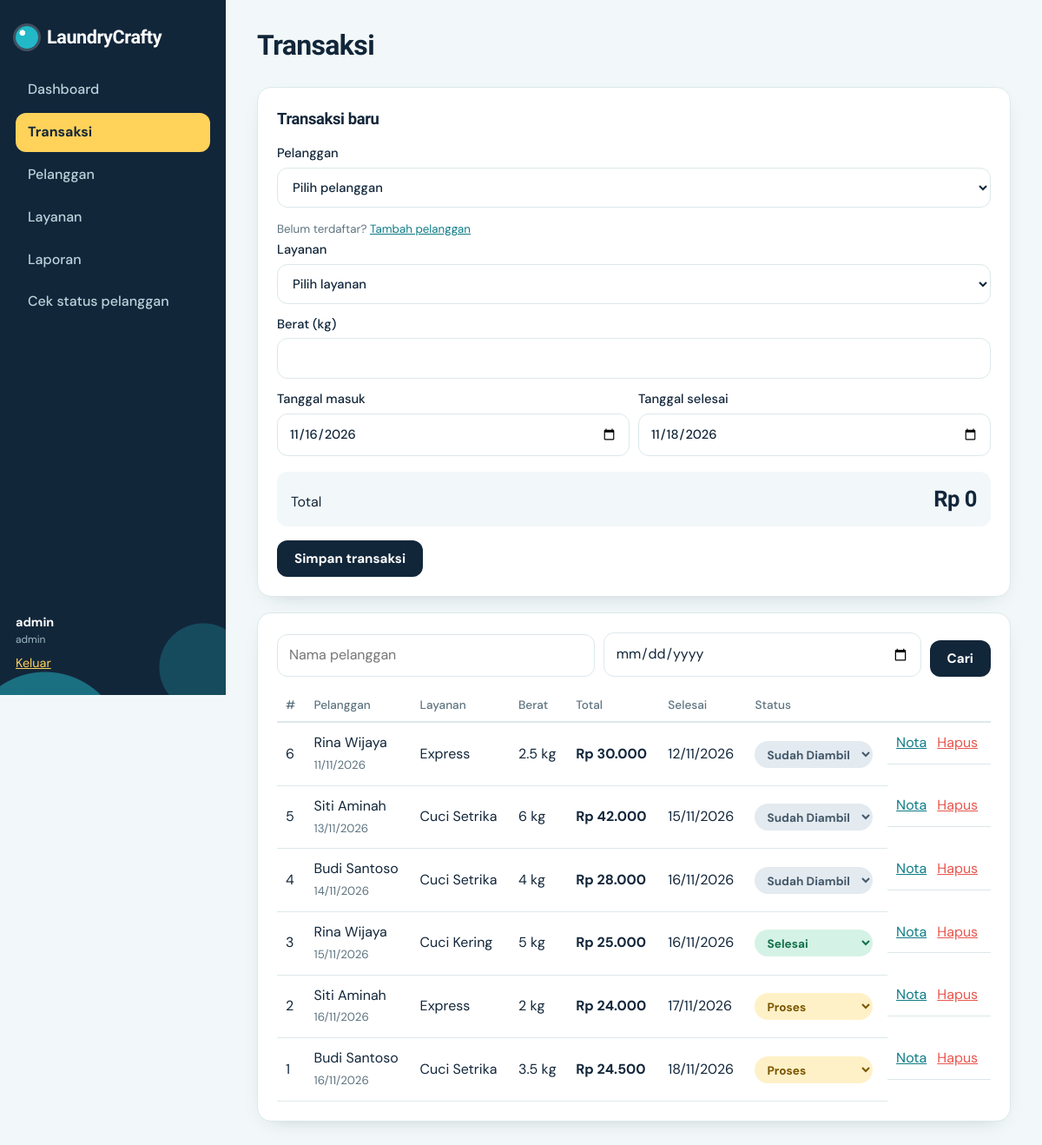
The page /transaksi.php (signed in) on the database its author committed.
### tables this page shows
CREATE TABLE transaksi(id_transaksi INT AUTO_INCREMENT PRIMARY KEY,id_pelanggan INT NOT NULL,id_layanan INT NOT NULL,tanggal_masuk DATE NOT NULL,tanggal_selesai DATE NOT NULL,berat DECIMAL(5,1) NOT NULL,total_harga INT NOT NULL,status ENUM('Proses','Selesai','Sudah Diambil') NOT NULL DEFAULT 'Proses',INDEX(tanggal_masuk),
 FOREIGN KEY(id_pelanggan) REFERENCES pelanggan(id_pelanggan) ON DELETE RESTRICT,FOREIGN KEY(id_layanan) REFERENCES layanan(id_layanan) ON DELETE RESTRICT);

CREATE TABLE pelanggan(id_pelanggan INT AUTO_INCREMENT PRIMARY KEY,nama VARCHAR(100) NOT NULL,alamat TEXT,no_hp VARCHAR(16) NOT NULL,INDEX(nama));

CREATE TABLE layanan(id_layanan INT AUTO_INCREMENT PRIMARY KEY,nama_layanan VARCHAR(50) NOT NULL,harga_per_kg INT NOT NULL);

### transaksi.php (the view, shortened to what this page needs)
<?php require 'lib.php';auth();
$s=trim($_GET['q']??'');$tg=$_GET['tgl']??'';$w='1';$ar=[];
$rows=q("SELECT t.*,p.nama,l.nama_layanan FROM transaksi t JOIN pelanggan p USING(id_pelanggan) JOIN layanan l USING(id_layanan) WHERE $w ORDER BY t.id_transaksi DESC LIMIT 100",$ar)->fetchAll();
$pl=q('SELECT id_pelanggan,nama FROM pelanggan ORDER BY nama')->fetchAll();$ly=q('SELECT * FROM layanan ORDER BY harga_per_kg')->fetchAll();
top('Transaksi','transaksi');?>
<div class="grid2 side-form"><form method="post" class="card" data-validate><h3>Transaksi baru</h3><?=field()?><input type="hidden" name="action" value="add">
<label>Pelanggan<select name="id_pelanggan" required><option value="">Pilih pelanggan</option><?php foreach($pl as $p)echo '<option value="'.$p['id_pelanggan'].'">'.e($p['nama']).'</option>'?></select></label>
<small class="muted">Belum terdaftar? <a href="pelanggan.php">Tambah pelanggan</a></small>
<label>Layanan<select name="id_layanan" id="layanan" required><option value="">Pilih layanan</option></select></label>
<label>Berat (kg)<input type="number" name="berat" id="berat" step="0.1" min="0.1" max="100" required></label>
<div class="two"><label>Tanggal masuk<input type="date" name="tanggal_masuk" value="<?=date('Y-m-d')?>" required></label><label>Tanggal selesai<input type="date" name="tanggal_selesai" value="<?=date('Y-m-d',strtotime('+2 day'))?>" required></label></div>
<div class="total">Total <b id="total">Rp 0</b></div><button class="btn">Simpan transaksi</button></form>
<section class="card"><form class="search"><input name="q" placeholder="Nama pelanggan" value="<?=e($s)?>"><input type="date" name="tgl" value="<?=e($tg)?>"><button class="btn">Cari</button></form>
<div class="tw"><table><tr><th>#</th><th>Pelanggan</th><th>Layanan</th><th>Berat</th><th>Total</th><th>Selesai</th><th>Status</th><th></th></tr>
<?php foreach($rows as $r):?><tr><td><?=$r['id_transaksi']?></td><td><?=e($r['nama'])?><br><small class="muted"><?=tgl($r['tanggal_masuk'])?></small></td><td><?=e($r['nama_layanan'])?></td><td><?=$r['berat']+0?> kg</td><td><b><?=rp($r['total_harga'])?></b></td><td><?=tgl($r['tanggal_selesai'])?></td>
<td><form method="post"><select name="status" class="st s-<?=strtolower(str_replace(' ','',$r['status']))?>" data-autosubmit><?php foreach(ST as $x)echo '<option'.($x===$r['status']?' selected':'').'>'.$x.'</option>'?></select></form></td>
<td class="act"><a href="nota.php?id=<?=$r['id_transaksi']?>" target="_blank">Nota</a><?php if($_SESSION['u']['role']==='admin'):?><form method="post"><button class="lnk danger" data-confirm="Hapus transaksi #<?=$r['id_transaksi']?>?">Hapus</button></form><?php endif?></td></tr>
<?php endforeach;if(!$rows)echo '<tr><td colspan="8" class="muted">Tidak ada transaksi yang cocok.</td></tr>'?></table></div></section></div>

### assets/css/style.css (style rules this page uses)
:root { --ink:#12263A;--tide:#0E7C86;--aqua:#22B8C7;--foam:#F2F8F9;--line:#DCE8EB;--lemon:#FFD25A;--coral:#E8564E;--ok:#1E9E6A;--mut:#5E7480;--r:16px }
* { box-sizing:border-box }
body { margin:0;font:16px/1.55 'DM Sans',system-ui,sans-serif;color:var(--ink);background:var(--foam) }
h1,h2,h3,.brand,.stat b,.total b { font-family:'Bricolage Grotesque',sans-serif;letter-spacing:-.02em }
a { color:var(--tide) }
.muted { color:var(--mut) }
.card { background:#fff;border:1px solid var(--line);border-radius:var(--r);padding:22px;box-shadow:0 8px 24px -16px rgba(18,38,58,.35) }
.card h3 { margin:0 0 14px;font-size:1.15rem }
.grid2 { display:grid;grid-template-columns:2fr 1.1fr;gap:18px;align-items:start }
.side-form { grid-template-columns:minmax(280px,360px) minmax(0,1fr) }
.grid2>* { min-width:0 }
label { display:block;font-weight:500;font-size:.92rem;margin-bottom:12px }
input,select,textarea { width:100%;min-width:0;max-width:100%;margin-top:5px;padding:11px 13px;border:1.5px solid var(--line);border-radius:12px;font:inherit;background:#fff;color:var(--ink) }
.two { display:grid;grid-template-columns:repeat(auto-fit,minmax(150px,1fr));gap:10px }
.btn { display:inline-block;background:var(--ink);color:#fff;border:0;border-radius:12px;padding:11px 20px;font:700 .95rem 'DM Sans';cursor:pointer;text-decoration:none }
.search { display:flex;gap:10px;align-items:end;flex-wrap:wrap;margin-bottom:14px }
.search input,.search select { margin:0;flex:1;min-width:140px }
.tw { overflow-x:auto }
table { width:100%;border-collapse:collapse }
th { text-align:left;font-size:.85rem;color:var(--mut);font-weight:500;padding:8px 10px;border-bottom:2px solid var(--line) }
td { padding:11px 10px;border-bottom:1px solid var(--line);vertical-align:middle }
.act { display:flex;gap:12px;align-items:center;white-space:nowrap }
.act form { margin:0 }
.lnk { background:none;border:0;font:inherit;cursor:pointer;color:var(--tide);padding:0;text-decoration:underline }
.lnk.danger { color:var(--coral) }
.badge,.st { display:inline-block;border-radius:999px;padding:3px 12px;font-size:.85rem;font-weight:700;border:0;width:auto;margin:0 }
.s-proses { background:#FFF1C7;color:#7A5600 }
.s-selesai { background:#D5F2E6;color:#12704A }
.s-sudahdiambil { background:#E3EAF0;color:#44596A }
.st { padding:6px 10px;cursor:pointer }
.total { display:flex;justify-content:space-between;align-items:baseline;background:var(--foam);border-radius:12px;padding:12px 16px;margin:6px 0 16px }
.total b { font-size:1.6rem }
@media (max-width:1200px) { .side-form { grid-template-columns:1fr } }

### rows shown on the page
transaksi: id_transaksi "6", id_pelanggan.nama "Rina Wijaya", tanggal_masuk "11/11/2026", id_layanan.nama_layanan "Express", $r['berat']+0 "2.5", total_harga "Rp 30.000", tanggal_selesai "12/11/2026", status "Sudah Diambil"
transaksi: id_transaksi "5", id_pelanggan.nama "Siti Aminah", tanggal_masuk "13/11/2026", id_layanan.nama_layanan "Cuci Setrika", $r['berat']+0 "6", total_harga "Rp 42.000", tanggal_selesai "15/11/2026", status "Sudah Diambil"
transaksi: id_transaksi "4", id_pelanggan.nama "Budi Santoso", tanggal_masuk "14/11/2026", id_layanan.nama_layanan "Cuci Setrika", $r['berat']+0 "4", total_harga "Rp 28.000", tanggal_selesai "16/11/2026", status "Sudah Diambil"
transaksi: id_transaksi "3", id_pelanggan.nama "Rina Wijaya", tanggal_masuk "15/11/2026", id_layanan.nama_layanan "Cuci Kering", $r['berat']+0 "5", total_harga "Rp 25.000", tanggal_selesai "16/11/2026", status "Selesai"
transaksi: id_transaksi "2", id_pelanggan.nama "Siti Aminah", tanggal_masuk "16/11/2026", id_layanan.nama_layanan "Express", $r['berat']+0 "2", total_harga "Rp 24.000", tanggal_selesai "17/11/2026", status "Proses"
transaksi: id_transaksi "1", id_pelanggan.nama "Budi Santoso", tanggal_masuk "16/11/2026", id_layanan.nama_layanan "Cuci Setrika", $r['berat']+0 "3.5", total_harga "Rp 24.500", tanggal_selesai "18/11/2026", status "Proses"

### other values the page prints
$l "Dashboard"
$l "Transaksi"
$l "Pelanggan"
$l "Layanan"
$l "Laporan"
$u['username'] "admin"
$u['role'] "admin"
$t "Transaksi"
